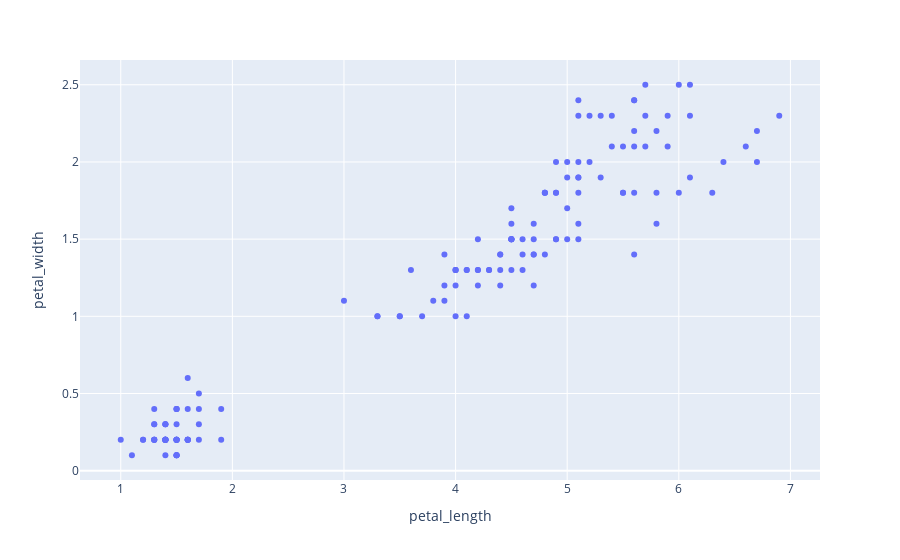

The notebook cell saved with this chart:
### Code cell
fig = px.scatter(df, x="petal_length", y="petal_width")
fig.show()

### Figure 1 — Plotly figure (JSON) as saved in the notebook; plotly's stock layout.template omitted (floating-point values rounded to 4 significant figures; data arrays with more than 128 entries replaced by an {"elided": "..."} marker saying what was removed)
{"data": [{"hovertemplate": "petal_length=%{x}<br>petal_width=%{y}<extra></extra>", "legendgroup": "", "marker": {"color": "#636efa", "symbol": "circle"}, "mode": "markers", "name": "", "orientation": "v", "showlegend": false, "type": "scatter", "x": {"elided": "150 float values"}, "xaxis": "x", "y": {"elided": "150 float values"}, "yaxis": "y"}], "layout": {"legend": {"tracegroupgap": 0}, "margin": {"t": 60}, "xaxis": {"anchor": "y", "domain": [0, 1], "title": {"text": "petal_length"}}, "yaxis": {"anchor": "x", "domain": [0, 1], "title": {"text": "petal_width"}}}}
